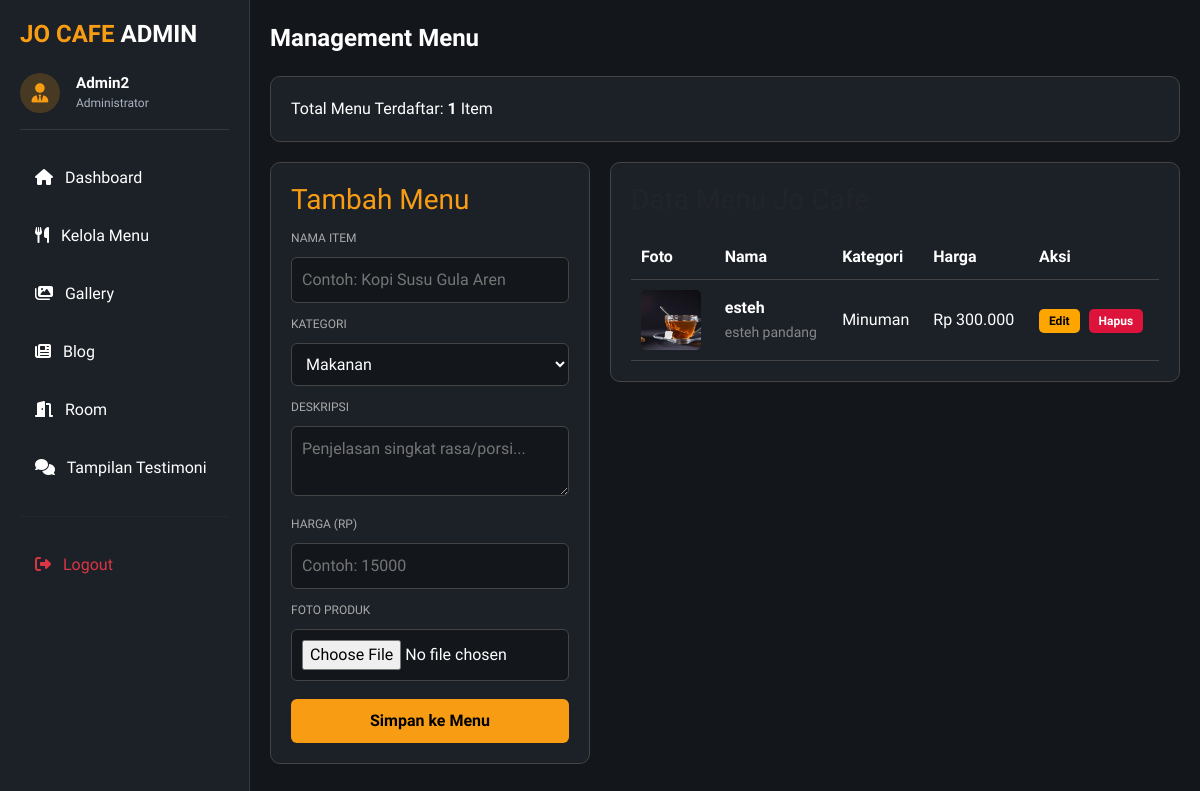
Page /dashboard/admin.php?page=menu (signed in) on the earlier database version.
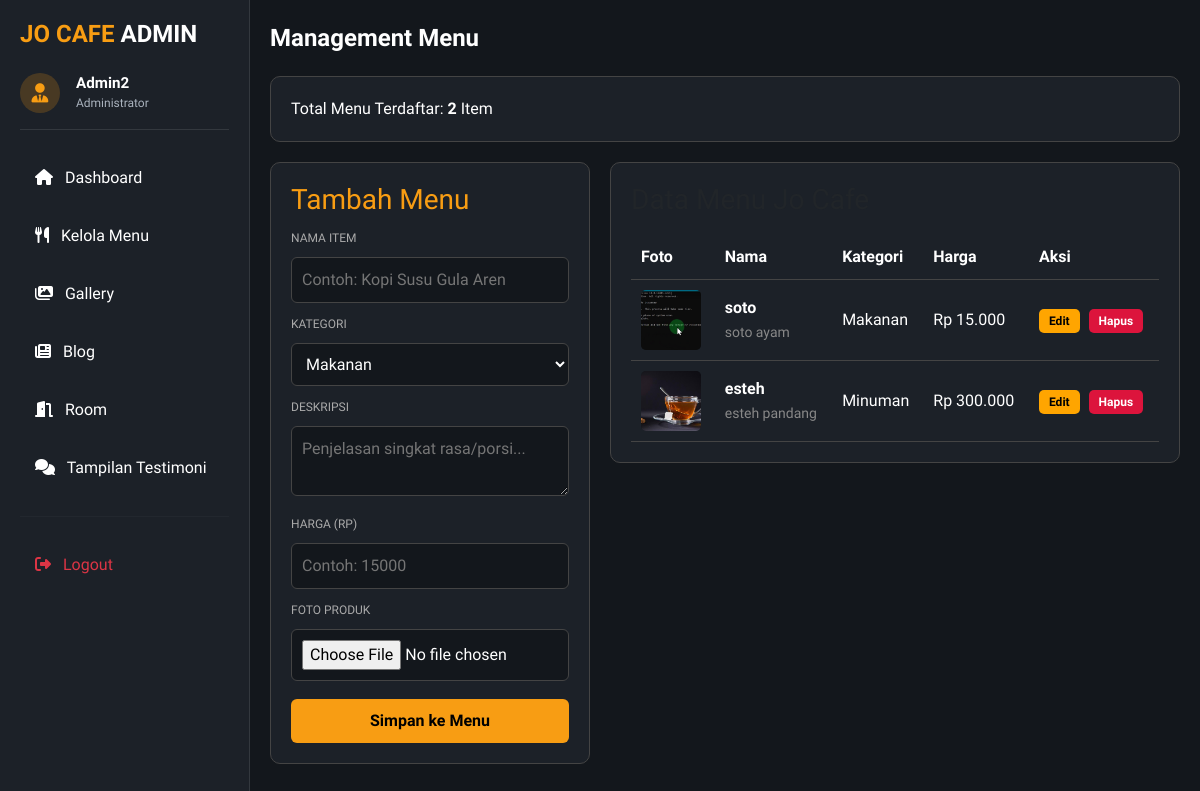
Same page on the later database version.
### tables this page shows
CREATE TABLE `menu` (
  `id_menu` int(11) NOT NULL,
  `id_admin` int(11) DEFAULT NULL,
  `nama_item` varchar(100) DEFAULT NULL,
  `kategori` enum('makanan','minuman') DEFAULT NULL,
  `deskripsi` text DEFAULT NULL,
  `harga` decimal(10,2) DEFAULT NULL,
  `gambar` varchar(255) DEFAULT NULL
);

### menu.php (the view, shortened to what this page needs)
<?php
include_once "../config/koneksi.php";
$is_edit = false;
$edit_data = ['id_menu' => '', 'nama_item' => '', 'kategori' => '', 'deskripsi' => '', 'harga' => '', 'gambar' => ''];
?>
<div class="content-menu">
    <div class="title">Management Menu</div>
    <div class="stats">
        <div class="stat-box">
            <?php $count = mysqli_query($conn, "SELECT id_menu FROM menu"); ?>
            Total Menu Terdaftar: <strong><?php echo mysqli_num_rows($count); ?></strong> Item
        </div>
    </div>
    <div class="grid">
        <div class="card form">
            <h3 style="color: #f89d13; margin-top:0;"><?php echo $is_edit ? "Edit Menu" : "Tambah Menu"; ?></h3>
            <form action="admin.php?page=menu" method="POST" enctype="multipart/form-data">
                <label style="font-size: 12px; color: #aaa;">NAMA ITEM</label>
                <input type="text" name="nama_item" value="<?php echo htmlspecialchars($edit_data['nama_item']); ?>" placeholder="Contoh: Kopi Susu Gula Aren" required>
                <label style="font-size: 12px; color: #aaa;">KATEGORI</label>
                <select name="kategori">
                    <option value="makanan" <?php if($edit_data['kategori'] == 'makanan') echo 'selected'; ?>>Makanan</option>
                </select>
                <label style="font-size: 12px; color: #aaa;">DESKRIPSI</label>
                <textarea name="deskripsi" placeholder="Penjelasan singkat rasa/porsi..."><?php echo htmlspecialchars($edit_data['deskripsi']); ?></textarea>
                <label style="font-size: 12px; color: #aaa;">HARGA (RP)</label>
                <input type="text" name="harga" value="<?php echo $edit_data['harga']; ?>" placeholder="Contoh: 15000" required>
                <label style="font-size: 12px; color: #aaa;">FOTO PRODUK <?php if($is_edit) echo "(Kosongkan jika tidak ganti)"; ?></label>
                <input type="file" name="gambar" accept="image/*">
                <button type="submit" name="simpan" class="btn-submit"><?php echo $is_edit ? "Update Data" : "Simpan ke Menu"; ?></button>
            </form>
        </div>
        <div class="card" style="flex:1;">
            <h3 style="margin-top:0;">Data Menu Jo Cafe</h3>
            <table>
                <thead>
                    <tr>
                        <th>Foto</th>
                        <th>Nama</th>
                        <th>Kategori</th>
                        <th>Harga</th>
                        <th>Aksi</th>
                    </tr>
                </thead>
                <tbody>
                    <?php
                    $get_menu = mysqli_query($conn, "SELECT * FROM menu ORDER BY kategori ASC, id_menu DESC");
                    while ($m = mysqli_fetch_assoc($get_menu)) {
                        $path_foto = !empty($m['gambar']) ? "../assets/img/menu/".$m['gambar'] : "https://via.placeholder.com/60x60?text=No+Img";
                    ?>
                    <tr>
                        <td><img src="<?php echo $path_foto; ?>" alt="Menu" class="img-menu"></td>
                        <td>
                            <strong><?php echo htmlspecialchars($m['nama_item']); ?></strong><br>
                            <small style="color: #888;"><?php echo htmlspecialchars($m['deskripsi']); ?></small>
                        </td>
                        <td><span style="text-transform: capitalize;"><?php echo $m['kategori']; ?></span></td>
                        <td>Rp <?php echo number_format($m['harga'], 0, ',', '.'); ?></td>
                        <td>
                            <a href="admin.php?page=menu&edit=<?php echo $m['id_menu']; ?>" class="btn-edit">Edit</a>
                            <a href="admin.php?page=menu&hapus=<?php echo $m['id_menu']; ?>" class="btn-del" onclick="return confirm('Hapus menu ini?')">Hapus</a>
                        </td>
                    </tr>
                    <?php } ?>
                </tbody>
            </table>
        </div>
    </div>
</div>

### dashboard/admin.php (shortened to what this page needs)
<!DOCTYPE html>
<html lang="id">
<head>
    <link href="https://cdn.jsdelivr.net/npm/bootstrap@5.3.0/dist/css/bootstrap.min.css" rel="stylesheet">
    <link rel="stylesheet" href="https://cdnjs.cloudflare.com/ajax/libs/font-awesome/6.4.0/css/all.min.css">
</head>
<body>
<div class="sidebar">
    <h4 class="fw-bold mb-4" style="color: var(--accent-gold);">JO CAFE <span class="text-white">ADMIN</span></h4>
    <div class="d-flex align-items-center mb-4 pb-3" style="border-bottom: 1px solid var(--border-dark);">
        <div class="rounded-circle d-flex justify-content-center align-items-center me-3" style="width: 40px; height: 40px; background-color: rgba(248, 157, 19, 0.2); color: var(--accent-gold); font-size: 1.2rem;">
            <i class="fas fa-user-tie"></i>
        </div>
        <div style="line-height: 1.2;">
            <div class="fw-bold text-white text-capitalize" style="font-size: 0.95rem;">
                <?php echo isset($_SESSION['username']) ? htmlspecialchars($_SESSION['username']) : 'Admin'; ?>
            </div>
            <small class="title-cursive" style="font-size: 0.75rem; color: #aab3be;">Administrator</small>
        </div>
    </div>
    <a href="admin.php?page=home" class="nav-link-custom"><i class="fas fa-home me-2"></i> Dashboard</a>
    <a href="admin.php?page=menu" class="nav-link-custom"><i class="fas fa-utensils me-2"></i> Kelola Menu</a>
    <a href="admin.php?page=galeri" class="nav-link-custom"><i class="fas fa-images me-2"></i> Gallery</a>
    <a href="admin.php?page=blog" class="nav-link-custom"><i class="fas fa-newspaper me-2"></i> Blog</a>
    <a href="admin.php?page=room" class="nav-link-custom"><i class="fas fa-door-open me-2"></i> Room</a>
    <a href="admin.php?page=TampilanTestimoni" class="nav-link-custom"><i class="fas fa-comments me-2"></i> Tampilan Testimoni</a>
    <hr class="my-4" style="border-color: var(--border-dark);">
    <a href="../auth/logout.php" class="nav-link-custom text-danger"><i class="fas fa-sign-out-alt me-2"></i> Logout</a>
</div>
    <div class="main-content">
        <?php
    $halaman = isset($_GET['page']) ? $_GET['page'] : 'home';
    switch ($halaman) {
        case 'menu':
            include "../menu.php";
            break;
    }
    ?>
    </div>
</body>
</html>

### dashboard/admin.php (style rules this page uses)
:root { --bg-main: #13171c; --bg-card: #1c2128; --text-main: #ffffff; --accent-gold: #f89d13; --border-dark: rgba(255, 255, 255, 0.1); }
body { font-family: 'Plus Jakarta Sans', sans-serif !important; background-color: var(--bg-main); color: var(--text-main); margin: 0; display: flex; }
.sidebar { width: 250px; height: 100vh; background-color: var(--bg-card); border-right: 1px solid var(--border-dark); padding: 20px; position: fixed; }
.main-content { margin-left: 250px; width: calc(100% - 250px); height: 100vh; padding: 0; overflow-y: auto; overflow-x: hidden; padding-bottom: 50px; }
.nav-link-custom { color: var(--text-main); padding: 12px 15px; border-radius: 8px; display: block; text-decoration: none; margin-bottom: 10px; transition: 0.3s; }

### menu.php (style rules this page uses)
.content-menu { padding:20px; max-width:1100px; margin:auto; color: white; font-family: 'Plus Jakarta Sans', sans-serif; }
.title { font-size:24px; margin-bottom:20px; font-weight: bold; }
.stats { margin-bottom:20px; }
.stat-box { background:#1c2128; padding:20px; border-radius:10px; border: 1px solid #444; }
.grid { display:flex; gap:20px; align-items:flex-start; }
.card { background:#1c2128; padding:20px; border-radius:10px; border: 1px solid #444; }
.form { width:320px; }
table { width:100%; border-collapse:collapse; margin-top:10px; color: white; }
td, th { padding:10px; border-bottom:1px solid #444; text-align: left; }
input, select, textarea { width:100%; padding:10px; margin:8px 0; background:#13171c; color:white; border:1px solid #444; border-radius:6px; box-sizing: border-box; }
.btn-submit { width:100%; padding:10px; background:#f89d13; border:none; cursor:pointer; border-radius:6px; font-weight:bold; margin-top: 10px; color: black; }
.img-menu { width:60px; height:60px; object-fit:cover; border-radius:5px; background: #13171c; }
.btn-del { background: crimson; color: white; padding: 5px 10px; border-radius: 5px; text-decoration: none; font-size: 12px; font-weight: bold; margin-left: 5px; }
.btn-edit { background: orange; color: black; padding: 5px 10px; border-radius: 5px; text-decoration: none; font-size: 12px; font-weight: bold; }

Differences in the rows shown:
added menu: gambar (picture), nama_item "soto", deskripsi "soto ayam", kategori "Makanan", harga "15.000"
Other differences:
mysqli_num_rows($count): "1" → "2"
